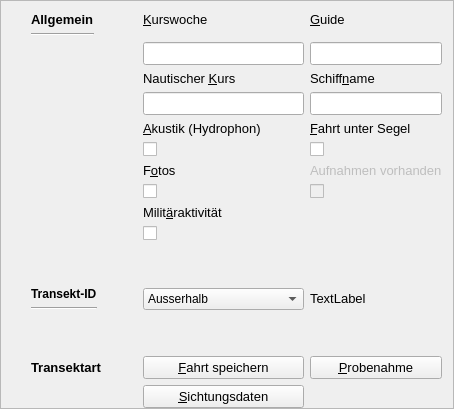
             <widget class="QFrame" name="frame_3">
              <property name="frameShape">
               <enum>QFrame::StyledPanel</enum>
              </property>
              <property name="frameShadow">
               <enum>QFrame::Raised</enum>
              </property>
              <layout class="QVBoxLayout" name="verticalLayout_6">
               <property name="leftMargin">
                <number>30</number>
               </property>
               <property name="bottomMargin">
                <number>0</number>
               </property>
               <item>
                <layout class="QGridLayout" name="gridLayout_2">
                 <item row="14" column="2">
                  <widget class="QPushButton" name="pushButtonSightData">
                   <property name="minimumSize">
                    <size>
                     <width>144</width>
                     <height>0</height>
                    </size>
                   </property>
                   <property name="font">
                    <font>
                     <family>Arial</family>
                     <pointsize>10</pointsize>
                    </font>
                   </property>
                   <property name="text">
                    <string>&amp;Sichtungsdaten</string>
                   </property>
                  </widget>
                 </item>
                 <item row="2" column="3">
                  <widget class="QLabel" name="labelShipName">
                   <property name="font">
                    <font>
                     <family>Arial</family>
                     <pointsize>10</pointsize>
                    </font>
                   </property>
                   <property name="text">
                    <string>Schiff&amp;name</string>
                   </property>
                   <property name="alignment">
                    <set>Qt::AlignLeading|Qt::AlignLeft|Qt::AlignTop</set>
                   </property>
                   <property name="buddy">
                    <cstring>lineEditShipName</cstring>
                   </property>
                  </widget>
                 </item>
                 <item row="3" column="3">
                  <widget class="QLineEdit" name="lineEditShipName">
                   <property name="font">
                    <font>
                     <family>Arial</family>
                     <pointsize>10</pointsize>
                    </font>
                   </property>
                  </widget>
                 </item>
                 <item row="0" column="1">
                  <layout class="QHBoxLayout" name="horizontalLayout_60">
                   <item>
                    <layout class="QVBoxLayout" name="verticalLayout_22">
                     <item>
                      <widget class="QLabel" name="labelGeneral">
                       <property name="font">
                        <font>
                         <family>Arial</family>
                         <pointsize>10</pointsize>
                         <weight>75</weight>
                         <bold>true</bold>
                        </font>
                       </property>
                       <property name="text">
                        <string>Allgemein</string>
                       </property>
                       <property name="alignment">
                        <set>Qt::AlignLeading|Qt::AlignLeft|Qt::AlignTop</set>
                       </property>
                      </widget>
                     </item>
                     <item>
                      <widget class="Line" name="line_11">
                       <property name="orientation">
                        <enum>Qt::Horizontal</enum>
                       </property>
                      </widget>
                     </item>
                    </layout>
                   </item>
                   <item>
                    <spacer name="horizontalSpacer_57">
                     <property name="orientation">
                      <enum>Qt::Horizontal</enum>
                     </property>
                     <property name="sizeHint" stdset="0">
                      <size>
                       <width>40</width>
                       <height>20</height>
                      </size>
                     </property>
                    </spacer>
                   </item>
                  </layout>
                 </item>
                 <item row="0" column="3">
                  <widget class="QLabel" name="labelGuide">
                   <property name="font">
                    <font>
                     <family>Arial</family>
                     <pointsize>10</pointsize>
                    </font>
                   </property>
                   <property name="text">
                    <string>&amp;Guide</string>
                   </property>
                   <property name="alignment">
                    <set>Qt::AlignLeading|Qt::AlignLeft|Qt::AlignTop</set>
                   </property>
                   <property name="buddy">
                    <cstring>lineEditGuide</cstring>
                   </property>
                  </widget>
                 </item>
                 <item row="1" column="3">
                  <widget class="QLineEdit" name="lineEditGuide">
                   <property name="font">
                    <font>
                     <family>Arial</family>
                     <pointsize>10</pointsize>
                    </font>
                   </property>
                  </widget>
                 </item>
                 <item row="0" column="2">
                  <widget class="QLabel" name="labelCourseWeek">
                   <property name="font">
                    <font>
                     <family>Arial</family>
                     <pointsize>10</pointsize>
                    </font>
                   </property>
                   <property name="text">
                    <string>&amp;Kurswoche</string>
                   </property>
                   <property name="alignment">
                    <set>Qt::AlignLeading|Qt::AlignLeft|Qt::AlignTop</set>
                   </property>
                   <property name="buddy">
                    <cstring>lineEditCourseWeek</cstring>
                   </property>
                  </widget>
                 </item>
                 <item row="8" column="2">
                  <widget class="QLabel" name="labelMilitaryActivity">
                   <property name="font">
                    <font>
                     <family>Arial</family>
                     <pointsize>10</pointsize>
                    </font>
                   </property>
                   <property name="text">
                    <string>Milit&amp;äraktivität</string>
                   </property>
                   <property name="alignment">
                    <set>Qt::AlignLeading|Qt::AlignLeft|Qt::AlignTop</set>
                   </property>
                   <property name="buddy">
                    <cstring>checkBoxMilitaryActivity</cstring>
                   </property>
                  </widget>
                 </item>
                 <item row="1" column="2">
                  <widget class="QLineEdit" name="lineEditCourseWeek">
                   <property name="font">
                    <font>
                     <family>Arial</family>
                     <pointsize>10</pointsize>
                    </font>
                   </property>
                  </widget>
                 </item>
                 <item row="5" column="3">
                  <layout class="QHBoxLayout" name="horizontalLayout_7">
                   <item>
                    <widget class="QCheckBox" name="checkBoxSail">
                     <property name="text">
                      <string/>
                     </property>
                    </widget>
                   </item>
                  </layout>
                 </item>
                 <item row="9" column="2">
                  <layout class="QHBoxLayout" name="horizontalLayout_13">
                   <item>
                    <widget class="QCheckBox" name="checkBoxMilitaryActivity">
                     <property name="text">
                      <string/>
                     </property>
                    </widget>
                   </item>
                  </layout>
                 </item>
                 <item row="4" column="2">
                  <widget class="QLabel" name="labelAcoustic">
                   <property name="font">
                    <font>
                     <family>Arial</family>
                     <pointsize>10</pointsize>
                    </font>
                   </property>
                   <property name="text">
                    <string>&amp;Akustik (Hydrophon)</string>
                   </property>
                   <property name="alignment">
                    <set>Qt::AlignLeading|Qt::AlignLeft|Qt::AlignTop</set>
                   </property>
                   <property name="buddy">
                    <cstring>checkBoxAcoustic</cstring>
                   </property>
                  </widget>
                 </item>
                 <item row="13" column="2">
                  <widget class="QPushButton" name="pushButtonSailData">
                   <property name="minimumSize">
                    <size>
                     <width>144</width>
                     <height>0</height>
                    </size>
                   </property>
                   <property name="font">
                    <font>
                     <family>Arial</family>
                     <pointsize>10</pointsize>
                    </font>
                   </property>
                   <property name="text">
                    <string>&amp;Fahrt speichern</string>
                   </property>
                  </widget>
                 </item>
                 <item row="13" column="3">
                  <widget class="QPushButton" name="pushButtonPlanctonData">
                   <property name="font">
                    <font>
                     <family>Arial</family>
                     <pointsize>10</pointsize>
                    </font>
                   </property>
                   <property name="text">
                    <string>&amp;Probenahme</string>
                   </property>
                  </widget>
                 </item>
                 <item row="2" column="2">
                  <widget class="QLabel" name="labelCourse">
                   <property name="font">
                    <font>
                     <family>Arial</family>
                     <pointsize>10</pointsize>
                    </font>
                   </property>
                   <property name="text">
                    <string>Nautischer &amp;Kurs</string>
                   </property>
                   <property name="alignment">
                    <set>Qt::AlignLeading|Qt::AlignLeft|Qt::AlignTop</set>
                   </property>
                   <property name="buddy">
                    <cstring>lineEditCourse</cstring>
                   </property>
                  </widget>
                 </item>
                 <item row="3" column="2">
                  <widget class="QLineEdit" name="lineEditCourse">
                   <property name="font">
                    <font>
                     <family>Arial</family>
                     <pointsize>10</pointsize>
                    </font>
                   </property>
                  </widget>
                 </item>
                 <item row="4" column="3">
                  <widget class="QLabel" name="labelSail">
                   <property name="font">
                    <font>
                     <family>Arial</family>
                     <pointsize>10</pointsize>
                    </font>
                   </property>
                   <property name="text">
                    <string>&amp;Fahrt unter Segel</string>
                   </property>
                   <property name="alignment">
                    <set>Qt::AlignLeading|Qt::AlignLeft|Qt::AlignTop</set>
                   </property>
                   <property name="buddy">
                    <cstring>checkBoxSail</cstring>
                   </property>
                  </widget>
                 </item>
                 <item row="12" column="3">
                  <layout class="QVBoxLayout" name="verticalLayout_19">
                   <item>
                    <spacer name="verticalSpacer_12">
                     <property name="orientation">
                      <enum>Qt::Vertical</enum>
                     </property>
                     <property name="sizeHint" stdset="0">
                      <size>
                       <width>20</width>
                       <height>40</height>
                      </size>
                     </property>
                    </spacer>
                   </item>
                   <item>
                    <widget class="QLabel" name="labelWarnText">
                     <property name="maximumSize">
                      <size>
                       <width>150</width>
                       <height>16777215</height>
                      </size>
                     </property>
                     <property name="font">
                      <font>
                       <family>Arial</family>
                       <pointsize>10</pointsize>
                      </font>
                     </property>
                     <property name="text">
                      <string>TextLabel</string>
                     </property>
                     <property name="wordWrap">
                      <bool>true</bool>
                     </property>
                    </widget>
                   </item>
                   <item>
                    <spacer name="verticalSpacer_13">
                     <property name="orientation">
                      <enum>Qt::Vertical</enum>
                     </property>
                     <property name="sizeHint" stdset="0">
                      <size>
                       <width>20</width>
                       <height>40</height>
                      </size>
                     </property>
                    </spacer>
                   </item>
                  </layout>
                 </item>
                 <item row="5" column="2">
                  <layout class="QHBoxLayout" name="horizontalLayout_6">
                   <item>
                    <widget class="QCheckBox" name="checkBoxAcoustic">
                     <property name="text">
                      <string/>
                     </property>
                    </widget>
                   </item>
                  </layout>
                 </item>
                 <item row="13" column="1">
                  <widget class="QLabel" name="labelTransectType">
                   <property name="font">
                    <font>
                     <family>Arial</family>
                     <pointsize>10</pointsize>
                     <weight>75</weight>
                     <bold>true</bold>
                    </font>
                   </property>
                   <property name="text">
                    <string>Transektart</string>
                   </property>
                  </widget>
                 </item>
                 <item row="12" column="2">
                  <layout class="QVBoxLayout" name="verticalLayout_27">
                   <item>
                    <spacer name="verticalSpacer_14">
                     <property name="orientation">
                      <enum>Qt::Vertical</enum>
                     </property>
                     <property name="sizeHint" stdset="0">
                      <size>
                       <width>20</width>
                       <height>40</height>
                      </size>
                     </property>
                    </spacer>
                   </item>
                   <item>
                    <widget class="QComboBox" name="comboBoxTransectID">
                     <item>
                      <property name="text">
                       <string>Ausserhalb</string>
                      </property>
                     </item>
                     <item>
                      <property name="text">
                       <string>Probenahmen</string>
                      </property>
                     </item>
                     <item>
                      <property name="text">
                       <string>Akustik on effort</string>
                      </property>
                     </item>
                     <item>
                      <property name="text">
                       <string>Akustik off effort</string>
                      </property>
                     </item>
                     <item>
                      <property name="text">
                       <string>Beginn</string>
                      </property>
                     </item>
                     <item>
                      <property name="text">
                       <string>Ende</string>
                      </property>
                     </item>
                     <item>
                      <property name="text">
                       <string>Fremdsichtung</string>
                      </property>
                     </item>
                     <item>
                      <property name="text">
                       <string>Kurswechsel</string>
                      </property>
                     </item>
                     <item>
                      <property name="text">
                       <string>Sichtung</string>
                      </property>
                     </item>
                     <item>
                      <property name="text">
                       <string>Strandung</string>
                      </property>
                     </item>
                     <item>
                      <property name="text">
                       <string>Wetteränderung</string>
                      </property>
                     </item>
                     <item>
                      <property name="text">
                       <string>Weitere Arten</string>
                      </property>
                     </item>
                     <item>
                      <property name="text">
                       <string>Weitere Beobachtungen</string>
                      </property>
                     </item>
                    </widget>
                   </item>
                   <item>
                    <spacer name="verticalSpacer_15">
                     <property name="orientation">
                      <enum>Qt::Vertical</enum>
                     </property>
                     <property name="sizeHint" stdset="0">
                      <size>
                       <width>20</width>
                       <height>40</height>
                      </size>
                     </property>
                    </spacer>
                   </item>
                  </layout>
                 </item>
                 <item row="6" column="3">
                  <widget class="QLabel" name="labelFotosMade">
                   <property name="enabled">
                    <bool>false</bool>
                   </property>
                   <property name="font">
                    <font>
                     <family>Arial</family>
                     <pointsize>10</pointsize>
                    </font>
                   </property>
                   <property name="text">
                    <string>Aufnahmen vorhanden</string>
                   </property>
                   <property name="wordWrap">
                    <bool>true</bool>
                   </property>
                   <property name="buddy">
                    <cstring>checkBoxFotosMade</cstring>
                   </property>
                  </widget>
                 </item>
                 <item row="6" column="2">
                  <widget class="QLabel" name="labelFotos">
                   <property name="font">
                    <font>
                     <family>Arial</family>
                     <pointsize>10</pointsize>
                    </font>
                   </property>
                   <property name="text">
                    <string>F&amp;otos</string>
                   </property>
                   <property name="buddy">
                    <cstring>checkBoxFotos</cstring>
                   </property>
                  </widget>
                 </item>
                 <item row="12" column="1">
                  <layout class="QVBoxLayout" name="verticalLayout_28">
                   <item>
                    <spacer name="verticalSpacer_16">
                     <property name="orientation">
                      <enum>Qt::Vertical</enum>
                     </property>
                     <property name="sizeHint" stdset="0">
                      <size>
                       <width>20</width>
                       <height>40</height>
                      </size>
                     </property>
                    </spacer>
                   </item>
                   <item>
                    <layout class="QHBoxLayout" name="horizontalLayout_3">
                     <item>
                      <layout class="QVBoxLayout" name="verticalLayout_26">
                       <item>
                        <widget class="QLabel" name="labelTransectID">
                         <property name="font">
                          <font>
                           <weight>75</weight>
                           <bold>true</bold>
                          </font>
                         </property>
                         <property name="text">
                          <string>Transekt-ID</string>
                         </property>
                         <property name="alignment">
                          <set>Qt::AlignBottom|Qt::AlignLeading|Qt::AlignLeft</set>
                         </property>
                        </widget>
                       </item>
                       <item>
                        <widget class="Line" name="line_4">
                         <property name="orientation">
                          <enum>Qt::Horizontal</enum>
                         </property>
                        </widget>
                       </item>
                      </layout>
                     </item>
                     <item>
                      <spacer name="horizontalSpacer_3">
                       <property name="orientation">
                        <enum>Qt::Horizontal</enum>
                       </property>
                       <property name="sizeHint" stdset="0">
                        <size>
                         <width>40</width>
                         <height>20</height>
                        </size>
                       </property>
                      </spacer>
                     </item>
                    </layout>
                   </item>
                   <item>
                    <spacer name="verticalSpacer_7">
                     <property name="orientation">
                      <enum>Qt::Vertical</enum>
                     </property>
                     <property name="sizeHint" stdset="0">
                      <size>
                       <width>20</width>
                       <height>40</height>
                      </size>
                     </property>
                    </spacer>
                   </item>
                  </layout>
                 </item>
                 <item row="7" column="2">
                  <layout class="QHBoxLayout" name="horizontalLayout_18">
                   <property name="topMargin">
                    <number>0</number>
                   </property>
                   <property name="rightMargin">
                    <number>0</number>
                   </property>
                   <property name="bottomMargin">
                    <number>0</number>
                   </property>
                   <item>
                    <widget class="QCheckBox" name="checkBoxFotos">
                     <property name="text">
                      <string/>
                     </property>
                    </widget>
                   </item>
                  </layout>
                 </item>
                 <item row="7" column="3">
                  <layout class="QHBoxLayout" name="horizontalLayout_44">
                   <item>
                    <widget class="QCheckBox" name="checkBoxFotosMade">
                     <property name="enabled">
                      <bool>false</bool>
                     </property>
                     <property name="text">
                      <string/>
                     </property>
                    </widget>
                   </item>
                  </layout>
                 </item>
                </layout>
               </item>
              </layout>
             </widget>
